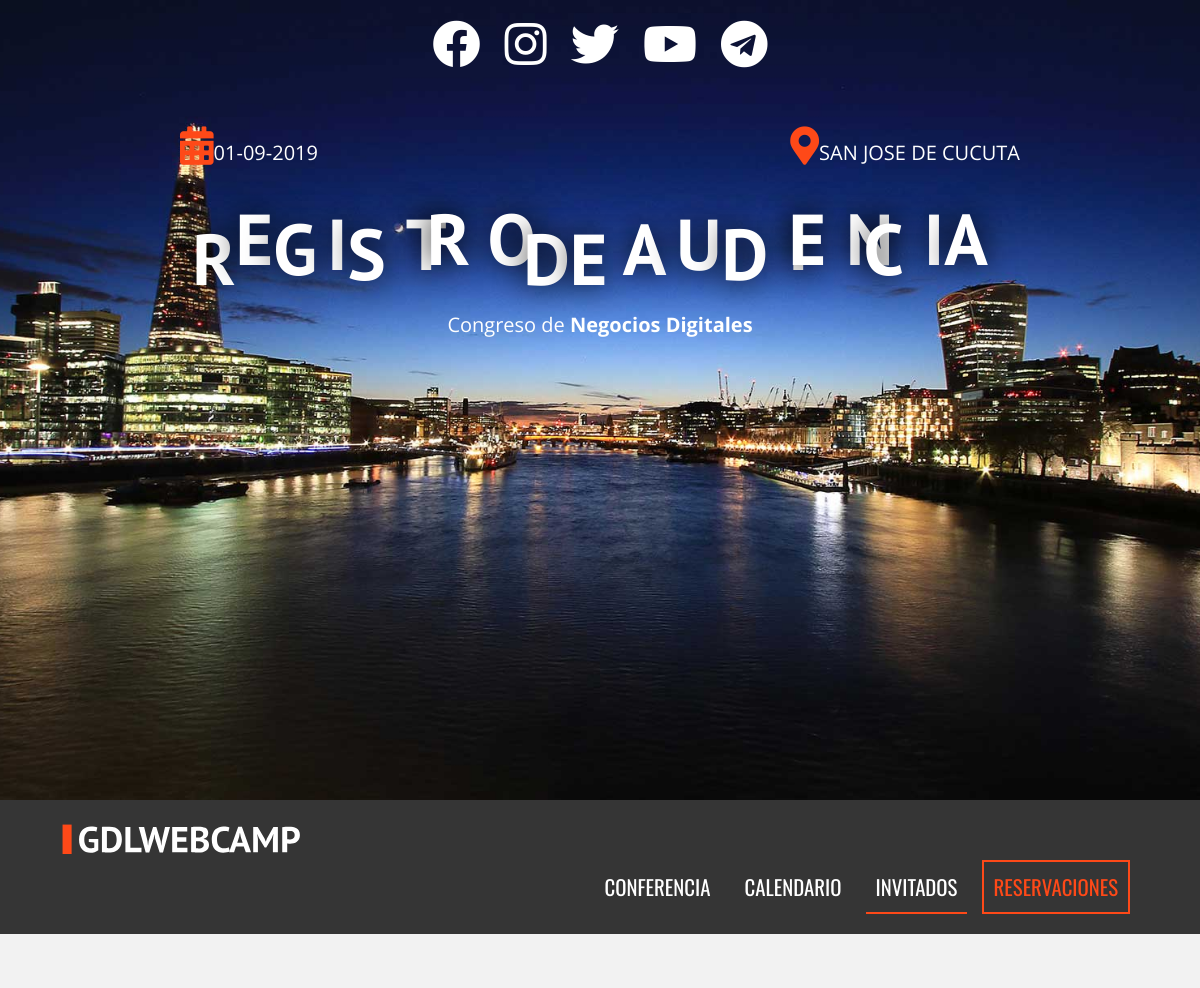
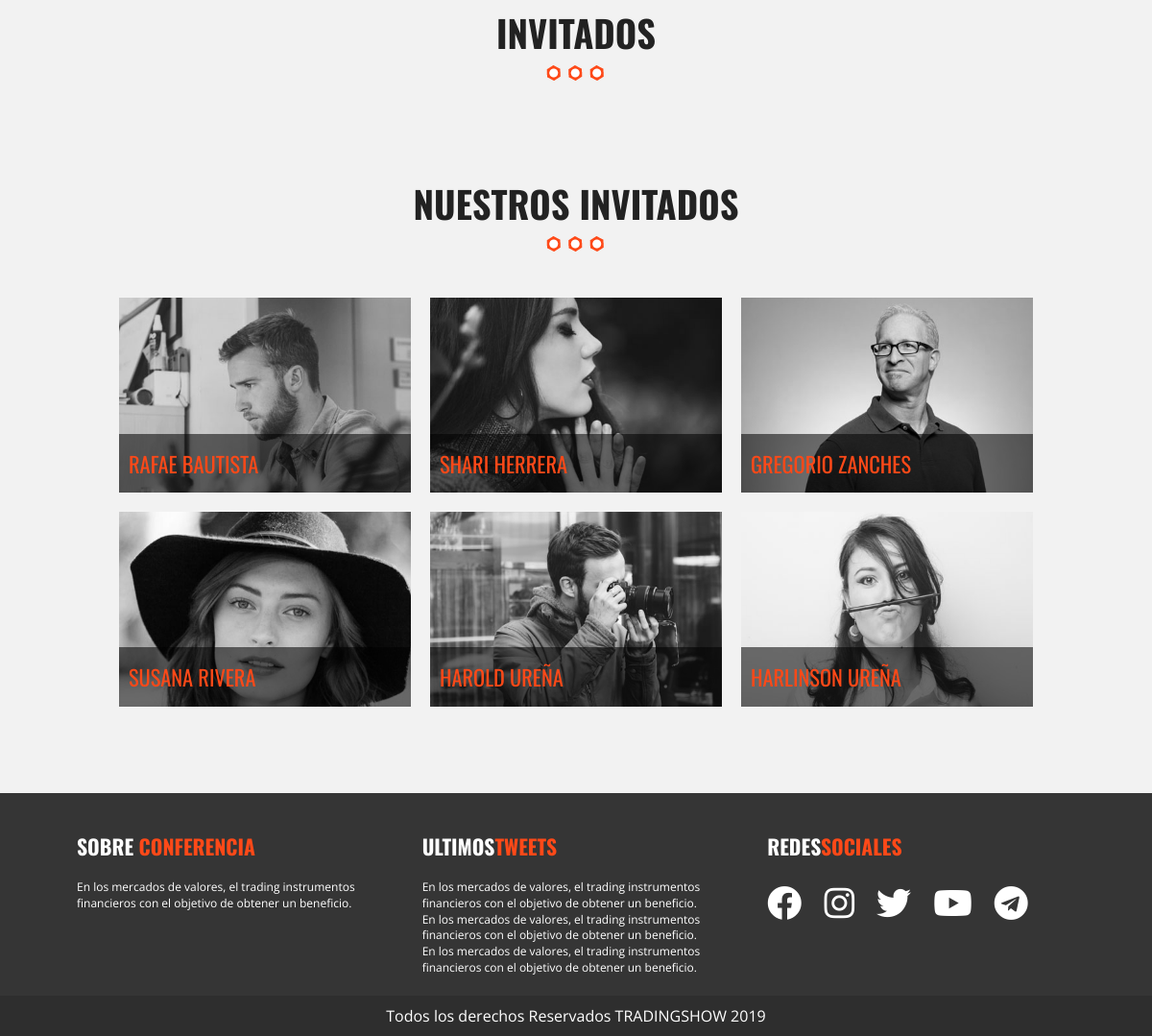
The app's page /Invitados.php with its own data (2 pictures, top to bottom).
### tables this page shows
CREATE TABLE `invitados` (
  `invitado_id` tinyint(4) NOT NULL,
  `nombre_invitado` varchar(30) NOT NULL,
  `apellido_invitado` varchar(30) NOT NULL,
  `descripcion` text NOT NULL,
  `url_imagen` varchar(50) NOT NULL
);

### Invitados.php (called while the page is built)
<?php include_once 'includes/templates/header.php'; ?>
<?php include_once 'includes/templates/invitados.php'; ?>
<?php include_once 'includes/templates/footer.php'; ?>

### includes/templates/invitados.php (the view, shortened to what this page needs)
 <section class="seccion contenedor">
   <h2>Invitados </h2>
   <?php
     try {
       require_once ('includes/funciones/bd_conexion.php');
       $sql = " SELECT * FROM `invitados` ";
       $resultado = $conn->query($sql);
     } catch (\Exception $e) {
       $error = $e->getMessage();
     }
    ?>
    <section class="invitados contenedor seccion">
      <h2> Nuestros Invitados</h2>
      <ul class="lista-invitados clearfix">
    <?php while($invitados = $resultado->fetch_assoc() ) { ?>
          <li>
            <div class="invitado">
              <a class="invitado-info" href="#invitado<?php echo $invitados['invitado_id']; ?>">
              <img src="img/<?php echo $invitados['url_imagen'] ?>" alt="imagen invitado">
              <p><?php echo $invitados['nombre_invitado']. " ". $invitados['apellido_invitado'] ?></p>
              </a>
            </div>
          </li>
        <?php  }?>
      </ul>
    </section>
</section>

### includes/templates/header.php (shortened to what this page needs)
<!doctype html>
<html class="no-js" lang="">
<head>
  <link rel="stylesheet" href="css/normalize.css">
  <link rel="stylesheet" href="css/fontawesome.min.css">
  <link rel="stylesheet" href="css/all.min.css">
      <?php
        $archivo = basename($_SERVER['PHP_SELF']);
        $pagina= str_replace(".php", "", $archivo);
      ?>
  <link rel="stylesheet" href="css/all.min.css">
  <link rel="stylesheet" href="css/main.css">
  <link rel="stylesheet" href="css/colorbox.css">
  <link rel="stylesheet" href="https://unpkg.com/leaflet@1.6.0/dist/leaflet.css" />
</head>
<body class="<?php echo $pagina; ?>">
  <header class="site-header">
      <div class="hero">
        <div class="contenido-header">
          <nav class="redes-sociales">
            <a href="#"><i class="fab fa-facebook"></i></a>
            <a href="#"><i class="fab fa-instagram"></i></a>
            <a href="#"><i class="fab fa-twitter"></i></a>
            <a href="#"><i class="fab fa-youtube"></i></a>
            <a href="#"><i class="fab fa-telegram"></i></a>
          </nav>
          <div class="informacion-evento">
            <div class="clearfix">
              <p class="fecha"><i class="fas fa-calendar-alt"></i>01-09-2019</p>
              <p class="ciudad"><i class="fas fa-map-marker-alt"></i>San Jose De Cucuta</p>
            </div>
            <h1 class="nombre-sitio">registro de audiencia</h1>
            <p class="slogan">Congreso de <span>Negocios Digitales</span></p>
          </div>
        </div>
      </div>
  </header>
  <div class="barra">
    <div class="contenedor clearfix">
      <div class="logo">
        <a href="index.php">
        <img src="img/logo.svg" alt="logo">
        </a>
      </div>
      <nav class="navegacion-principal clearfix ">
        <a href="Conferencia.php">conferencia</a>
        <a href="Calendario.php">Calendario</a>
        <a href="Invitados.php">Invitados</a>
        <a href="Registro.php">Reservaciones</a>
      </nav>
    </div>
  </div>

### includes/templates/footer.php (shortened to what this page needs)
<footer class="site-footer">
  <div class="contenedor clearfix">
    <div class="footer-informacion">
      <h3>sobre <span> Conferencia</span> </h3>
      <p>En los mercados de valores, el trading instrumentos financieros con el objetivo de obtener un beneficio.      </p>
    </div>
    <div class="ultimas-tweets">
        <h3>Ultimos<span>Tweets</span> </h3>
        <ul>
          <li>En los mercados de valores, el trading instrumentos financieros con el objetivo de obtener un beneficio.</li>
          <li>En los mercados de valores, el trading instrumentos financieros con el objetivo de obtener un beneficio.</li>
          <li>En los mercados de valores, el trading instrumentos financieros con el objetivo de obtener un beneficio.</li>
        </ul>
    </div>
    <div class="menu">
        <h3>Redes<span>sociales</span> </h3>
        <nav class="redes-sociales">
          <a href="#"><i class="fab fa-facebook"></i></a>
          <a href="#"><i class="fab fa-instagram"></i></a>
          <a href="#"><i class="fab fa-twitter"></i></a>
          <a href="#"><i class="fab fa-youtube"></i></a>
          <a href="#"><i class="fab fa-telegram"></i></a>
        </nav>
    </div>
  </div>
  <p class="copyright">Todos los derechos Reservados TRADINGSHOW 2019</p>
</footer>
</body>
</html>

### css/main.css (style rules this page uses)
html { color: #222; font-size: 1em; line-height: 1.4; }
audio, canvas, iframe, img, svg, video { vertical-align: middle; }
html { box-sizing: border-box; }
*,*:before,*:after { box-sizing: inherit; }
body { background-color: #f2f2f2; font-family: 'Open Sans', sans-serif; }
.contenedor { white: 95%; margin: 0 auto; }
@media only screen and (min-width: 480px) { .contenedor { white: 95%; } }
@media only screen and (min-width: 768px) { .contenedor { width: 90%; } }
@media only screen and (min-width:992px) { .contenedor { width: 90%; max-width: 1100px; } }
.seccion { padding: 30px 0; }
.seccion p { font-size: 1.4em; text-align: center; }
h2 { font-family: 'Oswald', sans-serif; font-size: 2.4em; text-transform: uppercase; text-align: center; }
h2::after { content: ''; margin: 0 auto; background-image: url(../img/separador.png); height: 30px; width: 100px; display: block; }
h3 { font-size: 1.8em; color: #fe4918; font-family: 'PT Sans', sans-serif; margin: 0; }
ul { list-style: none; margin: 0; padding: 0; }
div.hero { background-image: url(../img/encabezado.jpg); height: 100vh; background-position:top center; background-size: cover; }
@media only screen and (min-width:768px) { div.contenido-header { padding-top: 10px; } }
nav.redes-sociales { text-align: center; }
nav.redes-sociales a { color: #ffffff; font-size: 3em; margin-right: 20px; }
nav.redes-sociales a:last-child { margin-right: 0; }
div.informacion-evento { text-align: center; color: #ffffff; }
@media only screen and (min-width:768px) { div.informacion-evento { width: 70%; margin: 0 auto; margin-top: 50px; } }
div.informacion-evento p { margin: 0; display: inline; font-size: 20px; text-transform: uppercase; }
div.informacion-evento p i { color: #fe4918; font-size: 2.4rem; }
p.fecha { float: left; }
p.ciudad { float: right; text-align: right; }
p.slogan { text-transform: none!important; }
p.slogan span { font-weight: bold; }
h1.nombre-sitio { font-size: 5.9vw; text-transform: uppercase; font-family: 'PT Sans', sans-serif; }
@media only screen and (min-width:768px) { h1.nombre-sitio { font-size: 6vw; margin: 0; line-height: 2; } }
div.barra { background-color: #353535; padding: 20px 0; }
div.logo { width: 70%; float: left; }
div.logo img { width: 100%; }
@media only screen and (min-width:768px) { div.logo img { width: 33%; } }
nav.navegacion-principal { display: none; width: 100%; }
nav.navegacion-principal a { font-family: 'Oswald', sans-serif; color: #ffffff; font-size: 1.3em; text-transform: uppercase; text-decoration: none; transition: all .6s ease; width: 100%; display: block; text-align: center; margin-bottom: 20px; clear: both; }
nav.navegacion-principal a:last-child { border: 2px solid #fe4918; color: #fe4918; }
@media only screen and (min-width:768px) { nav.navegacion-principal { width: 67%; float: right; text-align: right; display: block; } }
nav.navegacion-principal a { padding: 10px 10px; display: inline-block; width: auto; display: inline-block; text-align: center; margin: 0 10px 0 0; }
ul.lista-invitados li { padding: 10px; float: left; }
@media only screen and (min-width:480px) { ul.lista-invitados li { width:50%; } }
@media only screen and (min-width:768px) { ul.lista-invitados li { width: 33.33%; } }
div.invitado { position:relative; overflow: hidden; }
div.invitado img { width: 100%; filter: gray; -webkit-filter: grayscale(1); -webkit-transition: all .5s ease-in-out; }
div.invitado p { position: absolute; bottom: 0%; left: 0; padding: 15px 10px; margin: 0; background-color: rgba(0, 0, 0, 0.55); width: 100%; text-align: left; font-family:'Oswald', sans-serif; color: #fe4918; text-transform: uppercase; -webkit-transition: all .5s ease-in-out; }
footer { background-color: #353535; padding-top: 40px; margin-top: 20px; }
footer .contenedor > div { color: #ffffff; padding: 0px 20px; font-size: 12px; }
@media only screen and (min-width:768px) { footer .contenedor > div { width: 33.3%; float: left; } }
footer h3 { color: #ffffff; text-transform: uppercase; font-family: 'Oswald', sans-serif; margin-bottom: 20px; }
footer h3 span { color: #fe4918; }
footer nav.redes-sociales { text-align:left; }
p.copyright { background-color: #2e2e2e; color: #ffffff; padding: 10px 0; margin: 20px 0 0 0; text-align: center; }
.navegacion-principal .activo { border-bottom: 2px solid #fe4918; }
.clearfix:before, .clearfix:after { content: " "; display: table; }
.clearfix:after { clear: both; }

### records on screen
invitados: url_imagen (picture), nombre_invitado "RAFAE", apellido_invitado "BAUTISTA"
invitados: url_imagen (picture), nombre_invitado "SHARI", apellido_invitado "HERRERA"
invitados: url_imagen (picture), nombre_invitado "GREGORIO", apellido_invitado "ZANCHES"
invitados: url_imagen (picture), nombre_invitado "SUSANA", apellido_invitado "RIVERA"
invitados: url_imagen (picture), nombre_invitado "HAROLD", apellido_invitado "UREÑA"
invitados: url_imagen (picture), nombre_invitado "HARLINSON", apellido_invitado "UREÑA"
